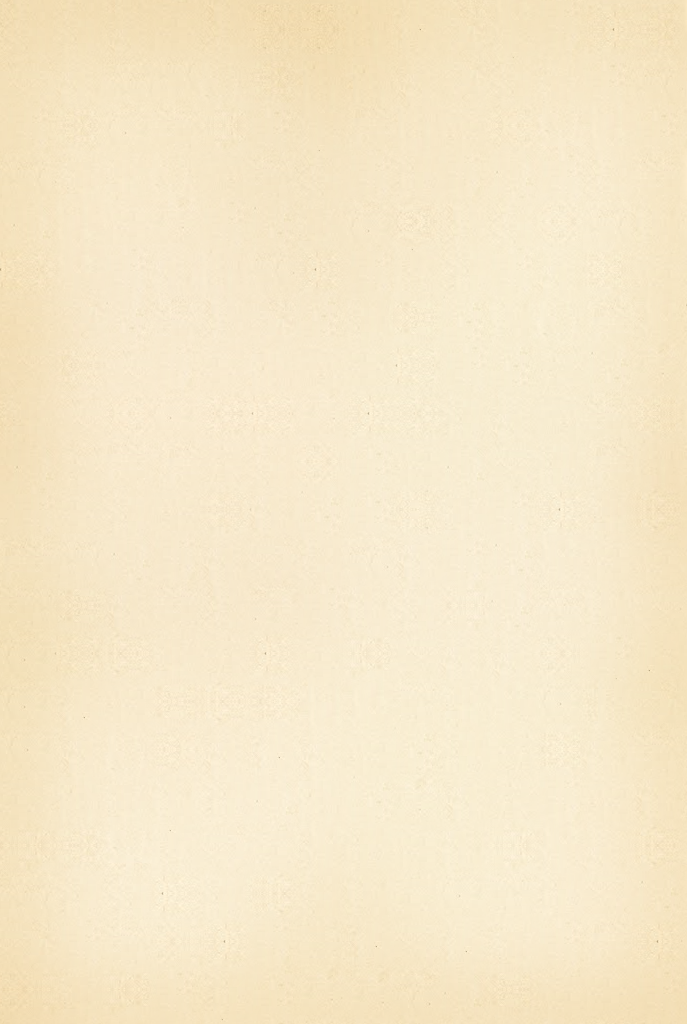
#> input picture experiments/poster-video-001/plate.png, 687 x 1024 px
$ python canvas.py
#> lines starting #> are read from the running program, lines starting #| are printed output that depends on the picture
"""Papirove platno 1920x1080 pro 16:9 songbook: kvilting zrna z plate.png.

Cte ./plate.png (synteticky papir plakatu), vystup ./paper169.png.
Kvilting: nahodne bunky z desky, kosinusovy prechod v prekryvu 16 px.
"""
import numpy as np
from PIL import Image

W, H = 1920, 1080
CELL, STEP = 160, 144  # prekryv 16 px
MARG = 12              # nevzorkovat okraje desky

plate = np.asarray(Image.open("plate.png").convert("RGB"), dtype=np.float32)
ph, pw = plate.shape[:2]
#> ph = 1024; pw = 687

# deska = hladky povrch + zrno; kviltuje se JEN zrno (povrch ma gradient,
# michani tonu z ruznych mist by delalo flekate platno)
from scipy import ndimage
surface = np.stack([ndimage.gaussian_filter(plate[:, :, c], 40) for c in range(3)], axis=2)
grain = plate - surface
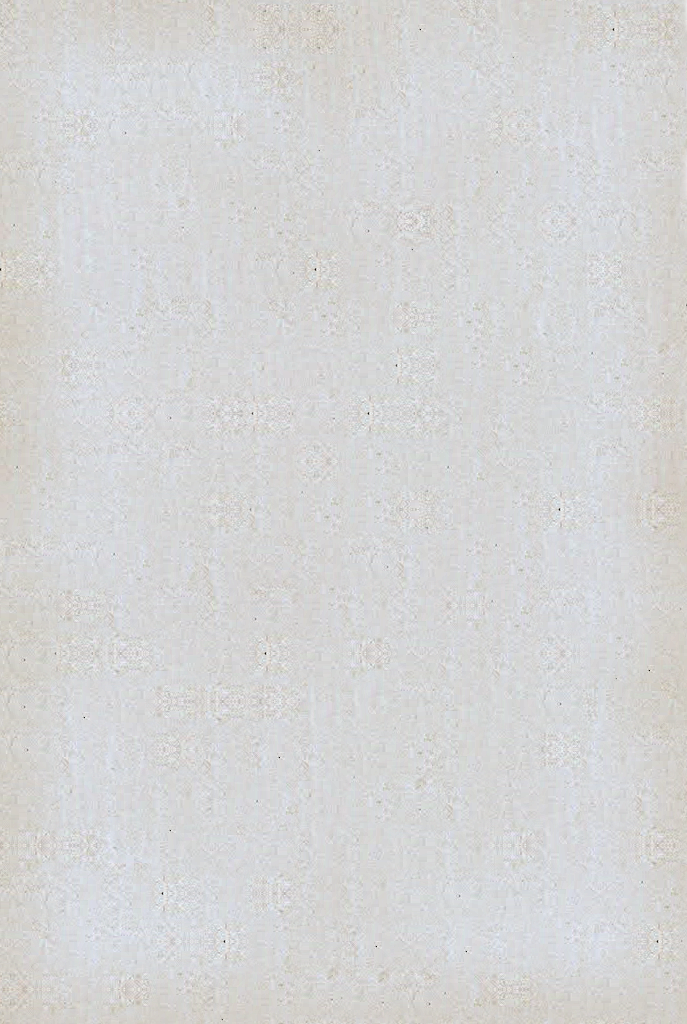
#> grain: shape (1024, 687, 3) float32; mean R, G, B -7.05e-08, 6.77e-07, 4.52e-07; drawn with min black and max white
print("surface span", (surface.max(axis=(0, 1)) - surface.min(axis=(0, 1))).round(2),
      "grain std", grain.std(axis=(0, 1)).round(2))
#| surface span [ 7.66 16.95 31.96] grain std [1.81 2.   2.66]

rng = np.random.default_rng(7)
acc = np.zeros((H, W, 3), dtype=np.float64)
wacc = np.zeros((H, W), dtype=np.float64)

ramp = np.ones(CELL, dtype=np.float64)
ov = CELL - STEP
r = 0.5 - 0.5 * np.cos(np.linspace(0, np.pi, ov))
ramp[:ov] = r
ramp[-ov:] = r[::-1]
win = np.outer(ramp, ramp)

for y0 in range(0, H, STEP):
    for x0 in range(0, W, STEP):
        ch = min(CELL, H - y0)
        cw = min(CELL, W - x0)
        sy = rng.integers(MARG, ph - MARG - ch)
        sx = rng.integers(MARG, pw - MARG - cw)
        src = grain[sy:sy + ch, sx:sx + cw]
        if rng.random() < 0.5:
            src = src[:, ::-1]
        if rng.random() < 0.5:
            src = src[::-1, :]
        w = win[:ch, :cw]
        acc[y0:y0 + ch, x0:x0 + cw] += src * w[:, :, None]
        wacc[y0:y0 + ch, x0:x0 + cw] += w
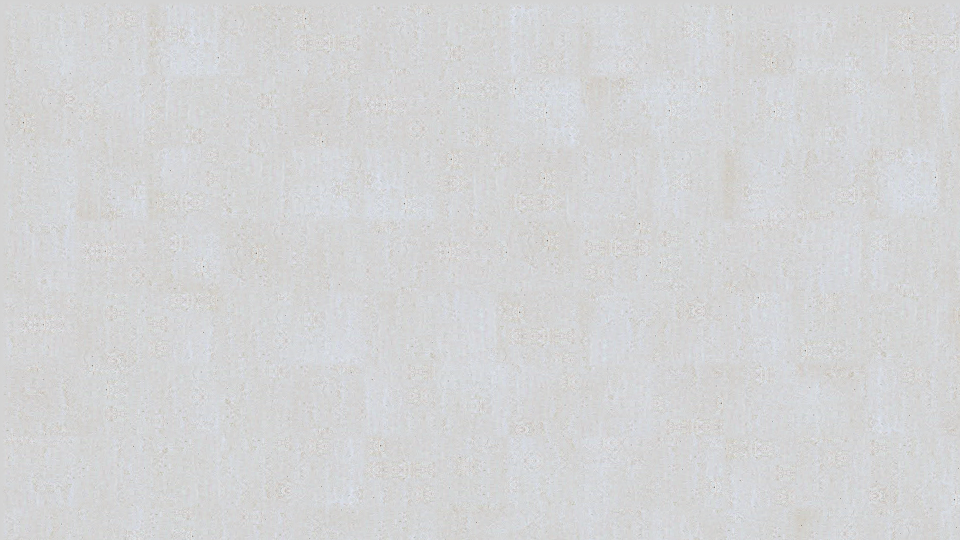
#> acc: shape (1080, 1920, 3) float64 (shown at 1/2 size); mean R, G, B 0.12, 0.265, 0.523; drawn with min black and max white
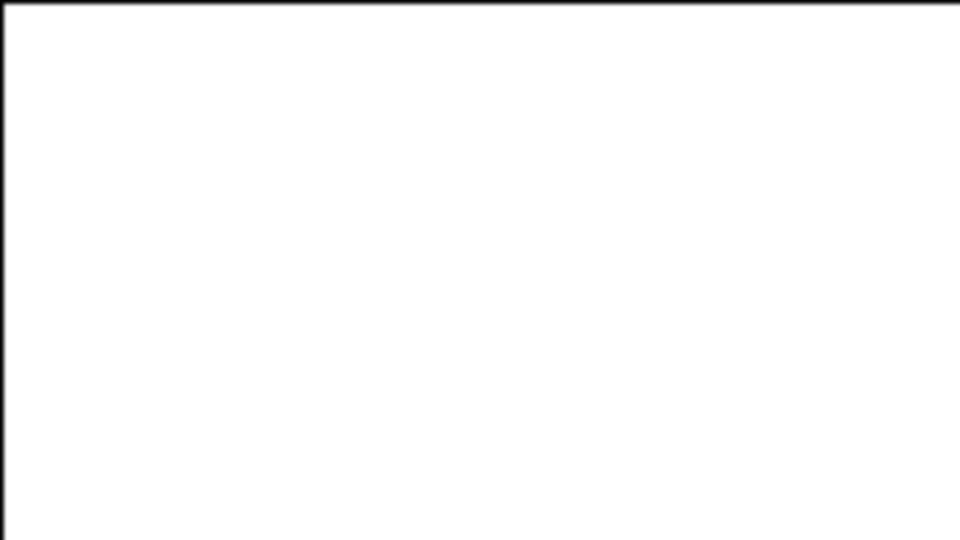
#> wacc: shape (1080, 1920) float64 (shown at 1/2 size); min 0, max 1, mean 0.988

# povrch platna: edge-extend povrchu desky tak, aby na pozici plakatu
# (PX=64, PY=28) presne navazoval — jinak by u hrany byl tonalni schod
PXo, PYo = 64, (H - ph) // 2
#> PXo = 64; PYo = 28
surf169 = np.empty((H, W, 3), dtype=np.float32)
pady = ((PYo, H - PYo - ph), (PXo, W - PXo - pw), (0, 0))
#> pady = ((28, 28), (64, 1169), (0, 0))
surf169 = np.pad(surface, pady, mode="edge")
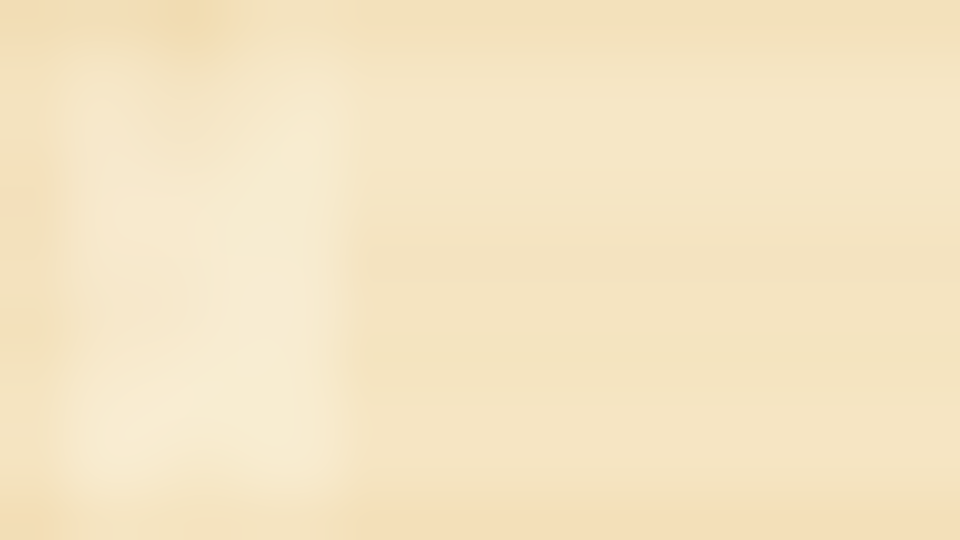
#> surf169: shape (1080, 1920, 3) float32 (shown at 1/2 size); mean R, G, B 249.4, 226.6, 195.7
canvas = surf169 + acc / np.maximum(wacc, 1e-6)[:, :, None]
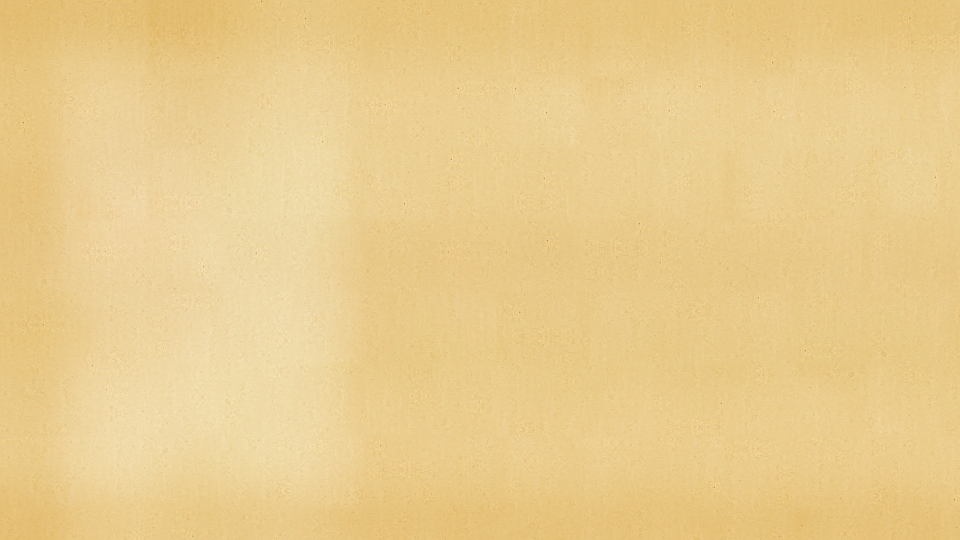
#> canvas: shape (1080, 1920, 3) float64 (shown at 1/2 size); mean R, G, B 245.9, 230, 196.4; drawn with min black and max white
print("plate  mean", plate.mean(axis=(0, 1)).round(2), "std", plate.std(axis=(0, 1)).round(2))
#| plate  mean [246.83 232.28 200.88] std [2.57 4.67 8.58]
print("canvas mean", canvas.mean(axis=(0, 1)).round(2), "std", canvas.std(axis=(0, 1)).round(2))
#| canvas mean [245.92 229.97 196.39] std [2.23 3.72 6.72]
Image.fromarray(np.clip(canvas, 0, 255).astype(np.uint8)).save("paper169.png")
print("OK paper169.png")
